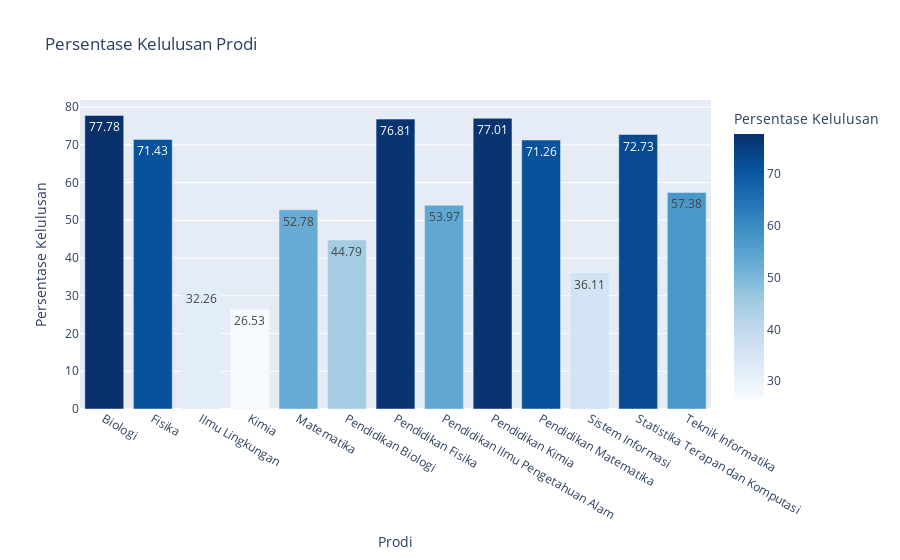

The notebook cell saved with this chart:
### Code cell
# bar chart using px based on 'persentase'
fig = px.bar(pivot_table_19, 
             x='nama_prodi', 
             y='persentase', 
             barmode='group',
             title='Persentase Kelulusan Prodi',
             labels={'persentase': 'Persentase Kelulusan', 'nama_prodi': 'Prodi'},
             text='persentase',
             color="persentase", color_continuous_scale='blues'
            )

fig.show()

### Figure 1 — Plotly figure (JSON) as saved in the notebook; plotly's stock layout.template omitted (floating-point values rounded to 4 significant figures)
{"data": [{"alignmentgroup": "True", "hovertemplate": "Prodi=%{x}<br>Persentase Kelulusan=%{marker.color}<extra></extra>", "legendgroup": "", "marker": {"color": [77.78, 71.43, 32.26, 26.53, 52.78, 44.79, 76.81, 53.97, 77.01, 71.26, 36.11, 72.73, 57.38], "coloraxis": "coloraxis", "pattern": {"shape": ""}}, "name": "", "offsetgroup": "", "orientation": "v", "showlegend": false, "text": [77.78, 71.43, 32.26, 26.53, 52.78, 44.79, 76.81, 53.97, 77.01, 71.26, 36.11, 72.73, 57.38], "textposition": "auto", "type": "bar", "x": ["Biologi", "Fisika", "Ilmu Lingkungan", "Kimia", "Matematika", "Pendidikan Biologi", "Pendidikan Fisika", "Pendidikan Ilmu Pengetahuan Alam", "Pendidikan Kimia", "Pendidikan Matematika", "Sistem Informasi", "Statistika Terapan dan Komputasi", "Teknik Informatika"], "xaxis": "x", "y": [77.78, 71.43, 32.26, 26.53, 52.78, 44.79, 76.81, 53.97, 77.01, 71.26, 36.11, 72.73, 57.38], "yaxis": "y"}], "layout": {"barmode": "group", "coloraxis": {"colorbar": {"title": {"text": "Persentase Kelulusan"}}, "colorscale": [[0, "rgb(247,251,255)"], [0.125, "rgb(222,235,247)"], [0.25, "rgb(198,219,239)"], [0.375, "rgb(158,202,225)"], [0.5, "rgb(107,174,214)"], [0.625, "rgb(66,146,198)"], [0.75, "rgb(33,113,181)"], [0.875, "rgb(8,81,156)"], [1, "rgb(8,48,107)"]]}, "legend": {"tracegroupgap": 0}, "title": {"text": "Persentase Kelulusan Prodi"}, "xaxis": {"anchor": "y", "domain": [0, 1], "title": {"text": "Prodi"}}, "yaxis": {"anchor": "x", "domain": [0, 1], "title": {"text": "Persentase Kelulusan"}}}}
